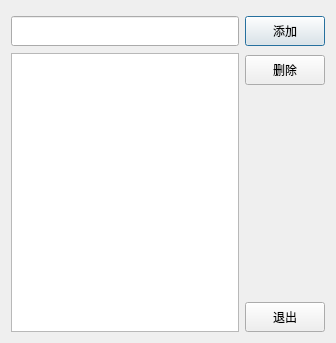
<?xml version="1.0" encoding="UTF-8"?>
<ui version="4.0">
 <class>DialogPlatingManage</class>
 <widget class="QDialog" name="DialogPlatingManage">
  <property name="geometry">
   <rect>
    <x>0</x>
    <y>0</y>
    <width>336</width>
    <height>343</height>
   </rect>
  </property>
  <property name="windowTitle">
   <string>镀种管理</string>
  </property>
  <layout class="QGridLayout" name="gridLayout">
   <property name="leftMargin">
    <number>11</number>
   </property>
   <property name="topMargin">
    <number>11</number>
   </property>
   <property name="rightMargin">
    <number>11</number>
   </property>
   <property name="bottomMargin">
    <number>11</number>
   </property>
   <item row="0" column="0">
    <layout class="QVBoxLayout" name="verticalLayout_2">
     <property name="spacing">
      <number>7</number>
     </property>
     <property name="topMargin">
      <number>5</number>
     </property>
     <item>
      <widget class="QLineEdit" name="lineEdit_new">
       <property name="minimumSize">
        <size>
         <width>0</width>
         <height>30</height>
        </size>
       </property>
      </widget>
     </item>
     <item>
      <widget class="QListWidget" name="listWidget"/>
     </item>
    </layout>
   </item>
   <item row="0" column="1">
    <layout class="QVBoxLayout" name="verticalLayout">
     <property name="spacing">
      <number>9</number>
     </property>
     <property name="topMargin">
      <number>5</number>
     </property>
     <item>
      <widget class="QPushButton" name="pushButton_add">
       <property name="minimumSize">
        <size>
         <width>0</width>
         <height>30</height>
        </size>
       </property>
       <property name="maximumSize">
        <size>
         <width>100</width>
         <height>16777215</height>
        </size>
       </property>
       <property name="text">
        <string>添加</string>
       </property>
      </widget>
     </item>
     <item>
      <widget class="QPushButton" name="pushButton_del">
       <property name="minimumSize">
        <size>
         <width>0</width>
         <height>30</height>
        </size>
       </property>
       <property name="maximumSize">
        <size>
         <width>100</width>
         <height>16777215</height>
        </size>
       </property>
       <property name="text">
        <string>删除</string>
       </property>
      </widget>
     </item>
     <item>
      <spacer name="verticalSpacer">
       <property name="orientation">
        <enum>Qt::Vertical</enum>
       </property>
       <property name="sizeHint" stdset="0">
        <size>
         <width>20</width>
         <height>40</height>
        </size>
       </property>
      </spacer>
     </item>
     <item>
      <widget class="QPushButton" name="pushButton_exit">
       <property name="minimumSize">
        <size>
         <width>0</width>
         <height>30</height>
        </size>
       </property>
       <property name="maximumSize">
        <size>
         <width>100</width>
         <height>16777215</height>
        </size>
       </property>
       <property name="text">
        <string>退出</string>
       </property>
      </widget>
     </item>
    </layout>
   </item>
  </layout>
 </widget>
 <resources/>
 <connections/>
</ui>
